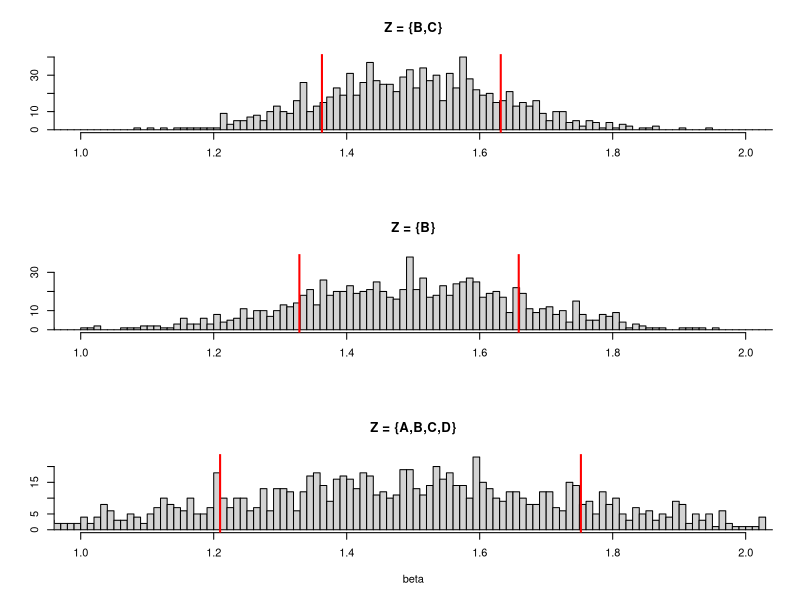

Recreate this plot in R.

n = 500

## function for sampling from causal model
sim = function(n) {
  A = rnorm(n)
  B = rnorm(n)
  C = rnorm(n)
  X = A + B + rnorm(n)
  D = X + rnorm(n)
  E = B + C + 0.5*X + rnorm(n)
  Y = 3*E + 3*rnorm(n)
  
  df = data.frame(A,B,C,D,E,X,Y)
  return(df)
}

## sample from causal model
set.seed(1)
data = sim(n)

## regress Y on X and ...
# ...valid adjustment set
(lm(Y ~ X + B, data)$coef)[2]               # minimal VAS
(lm(Y ~ X + B + C, data)$coef)[2]
(lm(Y ~ X + B + C + D + A, data)$coef)[2]   # maximal VAS

# ...subset of valid adjustment set
(lm(Y ~ X + A, data)$coef)[2]               # B omitted
(lm(Y ~ X + A + C + D, data)$coef)[2]       # B omitted

# ...superset of valid adjustment set
(lm(Y ~ X + B + E, data)$coef)[2]           # E extra
(lm(Y ~ ., data)$coef)[2]                   # control for everything

## compare efficiency when using different VAS
beta1 = beta2 = beta3 = c()
for (i in 1:1000) {
  set.seed(i)
  data = sim(n)
  beta1[i] = (lm(Y ~ X + B + C, data)$coef)[2]
  beta2[i] = (lm(Y ~ X + B, data)$coef)[2]
  beta3[i] = (lm(Y ~ X + B + C + D + A, data)$coef)[2]
  
  if ((i %% 100) == 0) print(i)
}
par(mfrow=c(3,1))
hist(beta1, xlim=c(1,2), breaks=seq(0,3,by=0.01), xlab="", ylab="", main="Z = {B,C}")
abline(v=c(mean(beta1)-sd(beta1), mean(beta1)+sd(beta1)), col="red", lwd=2)
hist(beta2, xlim=c(1,2), breaks=seq(0,3,by=0.01), xlab="", ylab="", main="Z = {B}")
abline(v=c(mean(beta2)-sd(beta2), mean(beta2)+sd(beta2)), col="red", lwd=2)
hist(beta3, xlim=c(1,2), breaks=seq(0,3,by=0.01), xlab="beta", ylab="", main="Z = {A,B,C,D}")
abline(v=c(mean(beta3)-sd(beta3), mean(beta3)+sd(beta3)), col="red", lwd=2)
